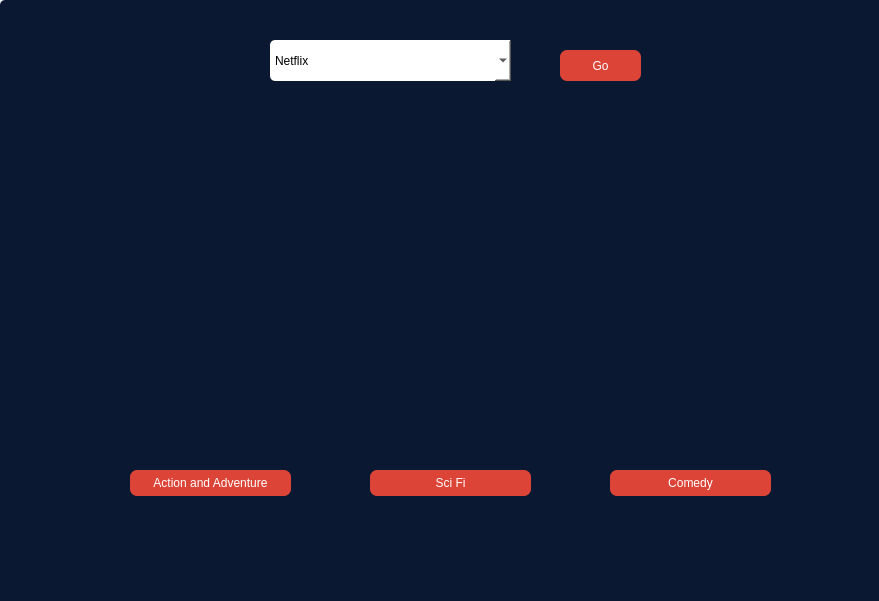
<?xml version="1.0" encoding="UTF-8"?>
<ui version="4.0">
 <class>MainWindow</class>
 <widget class="QMainWindow" name="MainWindow">
  <property name="geometry">
   <rect>
    <x>0</x>
    <y>0</y>
    <width>879</width>
    <height>601</height>
   </rect>
  </property>
  <property name="minimumSize">
   <size>
    <width>879</width>
    <height>601</height>
   </size>
  </property>
  <property name="maximumSize">
   <size>
    <width>879</width>
    <height>601</height>
   </size>
  </property>
  <property name="windowTitle">
   <string>MainWindow</string>
  </property>
  <widget class="QWidget" name="centralwidget">
   <widget class="QFrame" name="main_frame">
    <property name="geometry">
     <rect>
      <x>0</x>
      <y>0</y>
      <width>921</width>
      <height>621</height>
     </rect>
    </property>
    <property name="styleSheet">
     <string notr="true">background-color: #0a1931;
font: 14pt &quot;.AppleSystemUIFont&quot;;
border-radius:5px</string>
    </property>
    <property name="frameShape">
     <enum>QFrame::StyledPanel</enum>
    </property>
    <property name="frameShadow">
     <enum>QFrame::Raised</enum>
    </property>
    <widget class="QComboBox" name="comboBox">
     <property name="geometry">
      <rect>
       <x>270</x>
       <y>40</y>
       <width>241</width>
       <height>41</height>
      </rect>
     </property>
     <property name="styleSheet">
      <string notr="true">background-color:#fff;
font: 14pt &quot;.AppleSystemUIFont&quot;;
border-radius:5px;</string>
     </property>
     <item>
      <property name="text">
       <string>Netflix</string>
      </property>
     </item>
     <item>
      <property name="text">
       <string>HBO</string>
      </property>
     </item>
     <item>
      <property name="text">
       <string>Disney+</string>
      </property>
     </item>
    </widget>
    <widget class="QPushButton" name="go_btn">
     <property name="geometry">
      <rect>
       <x>560</x>
       <y>50</y>
       <width>81</width>
       <height>31</height>
      </rect>
     </property>
     <property name="styleSheet">
      <string notr="true">#go_btn{
background-color: rgb(219,68,55) ;
	color: rgb(255, 255, 255);
	font: 57 14pt &quot;Google Sans&quot;;
border-radius:7px;
}
#go_btn:hover{
background-color:#ffc947;

	color: rgb(255, 255, 255);
}

</string>
     </property>
     <property name="text">
      <string>Go</string>
     </property>
    </widget>
    <widget class="QStackedWidget" name="stackedWidget">
     <property name="geometry">
      <rect>
       <x>60</x>
       <y>110</y>
       <width>771</width>
       <height>461</height>
      </rect>
     </property>
     <property name="currentIndex">
      <number>1</number>
     </property>
     <widget class="QWidget" name="page">
      <widget class="QFrame" name="category_frame">
       <property name="geometry">
        <rect>
         <x>50</x>
         <y>50</y>
         <width>191</width>
         <height>341</height>
        </rect>
       </property>
       <property name="frameShape">
        <enum>QFrame::StyledPanel</enum>
       </property>
       <property name="frameShadow">
        <enum>QFrame::Raised</enum>
       </property>
       <widget class="QLabel" name="label">
        <property name="geometry">
         <rect>
          <x>10</x>
          <y>0</y>
          <width>181</width>
          <height>291</height>
         </rect>
        </property>
        <property name="styleSheet">
         <string notr="true">background-image: url(:/newPrefix/images/thehundred.png);</string>
        </property>
        <property name="text">
         <string/>
        </property>
       </widget>
       <widget class="QPushButton" name="action_btn">
        <property name="geometry">
         <rect>
          <x>20</x>
          <y>310</y>
          <width>161</width>
          <height>26</height>
         </rect>
        </property>
        <property name="styleSheet">
         <string notr="true">#action_btn{
background-color: rgb(219,68,55);
	color: rgb(255, 255, 255);
	font: 57 14pt &quot;Google Sans&quot;;
border-radius:7px;
}
#action_btn:hover{
background-color:#ffc947;

	color: rgb(255, 255, 255);
}

</string>
        </property>
        <property name="text">
         <string>Action and Adventure</string>
        </property>
       </widget>
      </widget>
      <widget class="QFrame" name="category_frame_3">
       <property name="geometry">
        <rect>
         <x>530</x>
         <y>50</y>
         <width>191</width>
         <height>341</height>
        </rect>
       </property>
       <property name="frameShape">
        <enum>QFrame::StyledPanel</enum>
       </property>
       <property name="frameShadow">
        <enum>QFrame::Raised</enum>
       </property>
       <widget class="QLabel" name="label_4">
        <property name="geometry">
         <rect>
          <x>10</x>
          <y>0</y>
          <width>181</width>
          <height>291</height>
         </rect>
        </property>
        <property name="styleSheet">
         <string notr="true">background-image: url(:/newPrefix/images/friends.png);</string>
        </property>
        <property name="text">
         <string/>
        </property>
       </widget>
       <widget class="QPushButton" name="sitcom_btn">
        <property name="geometry">
         <rect>
          <x>20</x>
          <y>310</y>
          <width>161</width>
          <height>26</height>
         </rect>
        </property>
        <property name="styleSheet">
         <string notr="true">#sitcom_btn{
background-color: rgb(219,68,55);
	color: rgb(255, 255, 255);
	font: 57 14pt &quot;Google Sans&quot;;
border-radius:7px;
}
#sitcom_btn:hover{
background-color:#ffc947;

	color: rgb(255, 255, 255);
}

</string>
        </property>
        <property name="text">
         <string>Sitcom</string>
        </property>
       </widget>
      </widget>
      <widget class="QFrame" name="category_frame_2">
       <property name="geometry">
        <rect>
         <x>290</x>
         <y>50</y>
         <width>191</width>
         <height>341</height>
        </rect>
       </property>
       <property name="frameShape">
        <enum>QFrame::StyledPanel</enum>
       </property>
       <property name="frameShadow">
        <enum>QFrame::Raised</enum>
       </property>
       <widget class="QLabel" name="label_2">
        <property name="geometry">
         <rect>
          <x>10</x>
          <y>0</y>
          <width>181</width>
          <height>291</height>
         </rect>
        </property>
        <property name="styleSheet">
         <string notr="true">background-image: url(:/newPrefix/images/strangerthings.png);</string>
        </property>
        <property name="text">
         <string/>
        </property>
       </widget>
       <widget class="QPushButton" name="sci_btn">
        <property name="geometry">
         <rect>
          <x>20</x>
          <y>310</y>
          <width>161</width>
          <height>26</height>
         </rect>
        </property>
        <property name="styleSheet">
         <string notr="true">#sci_btn{
background-color: rgb(219,68,55);
	color: rgb(255, 255, 255);
	font: 57 14pt &quot;Google Sans&quot;;
border-radius:7px;
}
#sci_btn:hover{
background-color:#ffc947;

	color: rgb(255, 255, 255);
}

</string>
        </property>
        <property name="text">
         <string>Sci Fi</string>
        </property>
       </widget>
      </widget>
     </widget>
     <widget class="QWidget" name="page_2">
      <widget class="QFrame" name="category_frame_5">
       <property name="geometry">
        <rect>
         <x>530</x>
         <y>50</y>
         <width>191</width>
         <height>341</height>
        </rect>
       </property>
       <property name="frameShape">
        <enum>QFrame::StyledPanel</enum>
       </property>
       <property name="frameShadow">
        <enum>QFrame::Raised</enum>
       </property>
       <widget class="QLabel" name="label_6">
        <property name="geometry">
         <rect>
          <x>10</x>
          <y>0</y>
          <width>181</width>
          <height>291</height>
         </rect>
        </property>
        <property name="styleSheet">
         <string notr="true">background-image: url(:/newPrefix/images/siliconvalley.png);</string>
        </property>
        <property name="text">
         <string/>
        </property>
       </widget>
       <widget class="QPushButton" name="sitcom_btn_2">
        <property name="geometry">
         <rect>
          <x>20</x>
          <y>310</y>
          <width>161</width>
          <height>26</height>
         </rect>
        </property>
        <property name="styleSheet">
         <string notr="true">#sitcom_btn_2{
background-color: rgb(219,68,55);
	color: rgb(255, 255, 255);
	font: 57 14pt &quot;Google Sans&quot;;
border-radius:7px;
}
#sitcom_btn_2:hover{
background-color:#ffc947;

	color: rgb(255, 255, 255);
}

</string>
        </property>
        <property name="text">
         <string>Comedy</string>
        </property>
       </widget>
      </widget>
      <widget class="QFrame" name="category_frame_4">
       <property name="geometry">
        <rect>
         <x>50</x>
         <y>50</y>
         <width>191</width>
         <height>341</height>
        </rect>
       </property>
       <property name="frameShape">
        <enum>QFrame::StyledPanel</enum>
       </property>
       <property name="frameShadow">
        <enum>QFrame::Raised</enum>
       </property>
       <widget class="QLabel" name="label_5">
        <property name="geometry">
         <rect>
          <x>10</x>
          <y>0</y>
          <width>181</width>
          <height>291</height>
         </rect>
        </property>
        <property name="styleSheet">
         <string notr="true">background-image: url(:/newPrefix/images/legacies.png);</string>
        </property>
        <property name="text">
         <string/>
        </property>
       </widget>
       <widget class="QPushButton" name="action_btn_2">
        <property name="geometry">
         <rect>
          <x>20</x>
          <y>310</y>
          <width>161</width>
          <height>26</height>
         </rect>
        </property>
        <property name="styleSheet">
         <string notr="true">#action_btn_2{
background-color: rgb(219,68,55);
	color: rgb(255, 255, 255);
	font: 57 14pt &quot;Google Sans&quot;;
border-radius:7px;
}
#action_btn_2:hover{
background-color:#ffc947;

	color: rgb(255, 255, 255);
}

</string>
        </property>
        <property name="text">
         <string>Action and Adventure</string>
        </property>
       </widget>
      </widget>
      <widget class="QFrame" name="category_frame_6">
       <property name="geometry">
        <rect>
         <x>290</x>
         <y>50</y>
         <width>191</width>
         <height>341</height>
        </rect>
       </property>
       <property name="frameShape">
        <enum>QFrame::StyledPanel</enum>
       </property>
       <property name="frameShadow">
        <enum>QFrame::Raised</enum>
       </property>
       <widget class="QLabel" name="label_7">
        <property name="geometry">
         <rect>
          <x>10</x>
          <y>0</y>
          <width>181</width>
          <height>291</height>
         </rect>
        </property>
        <property name="styleSheet">
         <string notr="true">background-image: url(:/newPrefix/images/strangerthings.png);
background-image: url(:/newPrefix/images/titans.png);</string>
        </property>
        <property name="text">
         <string/>
        </property>
       </widget>
       <widget class="QPushButton" name="sci_btn_3">
        <property name="geometry">
         <rect>
          <x>20</x>
          <y>310</y>
          <width>161</width>
          <height>26</height>
         </rect>
        </property>
        <property name="styleSheet">
         <string notr="true">#sci_btn_3{
background-color: rgb(219,68,55);
	color: rgb(255, 255, 255);
	font: 57 14pt &quot;Google Sans&quot;;
border-radius:7px;
}
#sci_btn_3:hover{
background-color:#ffc947;

	color: rgb(255, 255, 255);
}

</string>
        </property>
        <property name="text">
         <string>Sci Fi</string>
        </property>
       </widget>
      </widget>
     </widget>
     <widget class="QWidget" name="page_3">
      <widget class="QFrame" name="category_frame_7">
       <property name="geometry">
        <rect>
         <x>300</x>
         <y>50</y>
         <width>191</width>
         <height>341</height>
        </rect>
       </property>
       <property name="frameShape">
        <enum>QFrame::StyledPanel</enum>
       </property>
       <property name="frameShadow">
        <enum>QFrame::Raised</enum>
       </property>
       <widget class="QLabel" name="label_8">
        <property name="geometry">
         <rect>
          <x>10</x>
          <y>0</y>
          <width>181</width>
          <height>291</height>
         </rect>
        </property>
        <property name="styleSheet">
         <string notr="true">background-image: url(:/newPrefix/images/loki.png);</string>
        </property>
        <property name="text">
         <string/>
        </property>
       </widget>
       <widget class="QPushButton" name="sci_btn_4">
        <property name="geometry">
         <rect>
          <x>20</x>
          <y>310</y>
          <width>161</width>
          <height>26</height>
         </rect>
        </property>
        <property name="styleSheet">
         <string notr="true">#sci_btn_4{
background-color: rgb(219,68,55);
	color: rgb(255, 255, 255);
	font: 57 14pt &quot;Google Sans&quot;;
border-radius:7px;
}
#sci_btn_4:hover{
background-color:#ffc947;

	color: rgb(255, 255, 255);
}

</string>
        </property>
        <property name="text">
         <string>Sci Fi</string>
        </property>
       </widget>
      </widget>
      <widget class="QFrame" name="category_frame_8">
       <property name="geometry">
        <rect>
         <x>540</x>
         <y>50</y>
         <width>191</width>
         <height>341</height>
        </rect>
       </property>
       <property name="frameShape">
        <enum>QFrame::StyledPanel</enum>
       </property>
       <property name="frameShadow">
        <enum>QFrame::Raised</enum>
       </property>
       <widget class="QLabel" name="label_9">
        <property name="geometry">
         <rect>
          <x>10</x>
          <y>0</y>
          <width>181</width>
          <height>291</height>
         </rect>
        </property>
        <property name="styleSheet">
         <string notr="true">background-image: url(:/newPrefix/images/wandavision.png);</string>
        </property>
        <property name="text">
         <string/>
        </property>
       </widget>
       <widget class="QPushButton" name="sitcom_btn_3">
        <property name="geometry">
         <rect>
          <x>20</x>
          <y>310</y>
          <width>161</width>
          <height>26</height>
         </rect>
        </property>
        <property name="styleSheet">
         <string notr="true">#sitcom_btn_3{
background-color: rgb(219,68,55);
	color: rgb(255, 255, 255);
	font: 57 14pt &quot;Google Sans&quot;;
border-radius:7px;
}
#sitcom_btn_3:hover{
background-color:#ffc947;

	color: rgb(255, 255, 255);
}

</string>
        </property>
        <property name="text">
         <string>Sitcom</string>
        </property>
       </widget>
      </widget>
      <widget class="QFrame" name="category_frame_9">
       <property name="geometry">
        <rect>
         <x>60</x>
         <y>50</y>
         <width>191</width>
         <height>341</height>
        </rect>
       </property>
       <property name="frameShape">
        <enum>QFrame::StyledPanel</enum>
       </property>
       <property name="frameShadow">
        <enum>QFrame::Raised</enum>
       </property>
       <widget class="QLabel" name="label_10">
        <property name="geometry">
         <rect>
          <x>10</x>
          <y>0</y>
          <width>181</width>
          <height>291</height>
         </rect>
        </property>
        <property name="styleSheet">
         <string notr="true">background-image: url(:/newPrefix/images/legacies.png);
background-image: url(:/newPrefix/images/falcon.png);</string>
        </property>
        <property name="text">
         <string/>
        </property>
       </widget>
       <widget class="QPushButton" name="action_btn_3">
        <property name="geometry">
         <rect>
          <x>20</x>
          <y>310</y>
          <width>161</width>
          <height>26</height>
         </rect>
        </property>
        <property name="styleSheet">
         <string notr="true">#action_btn_3{
background-color: rgb(219,68,55);
	color: rgb(255, 255, 255);
	font: 57 14pt &quot;Google Sans&quot;;
border-radius:7px;
}
#action_btn_3:hover{
background-color:#ffc947;

	color: rgb(255, 255, 255);
}

</string>
        </property>
        <property name="text">
         <string>Action and Adventure</string>
        </property>
       </widget>
      </widget>
     </widget>
    </widget>
   </widget>
  </widget>
 </widget>
 <resources>
  <include location="imgs.qrc"/>
 </resources>
 <connections/>
</ui>
